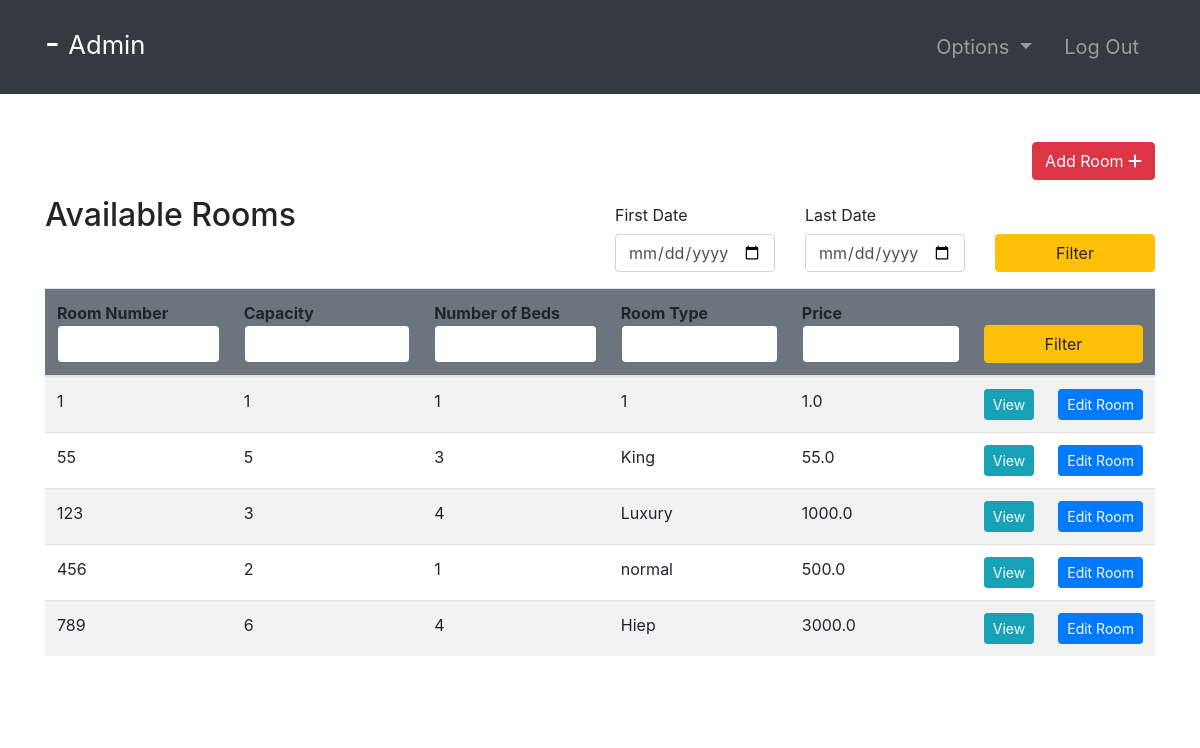
The app's page /rooms/ (signed in) with its own data.
### room/models.py (models this page shows, shortened)
class Room(models.Model):
    ROOM_TYPES = (
        ('King', 'King'),
        ('Luxury', 'Luxury'),
        ('Normal', 'Normal'),
        ('Economic', 'Economic'),
    )
    number = models.IntegerField(primary_key=True)
    capacity = models.SmallIntegerField()
    numberOfBeds = models.SmallIntegerField()
    roomType = models.CharField(max_length=20, choices=ROOM_TYPES)
    price = models.FloatField()
    statusStartDate = models.DateField(null=True)
    statusEndDate = models.DateField(null=True)

### room/views.py (the view, shortened to what this page needs)
# urls.py: path('rooms/', rooms, name="rooms"),
@ login_required(login_url='login')
def rooms(request):
    role = str(request.user.groups.all()[0])
    path = role + "/"
    rooms = Room.objects.all()
    firstDayStr = None
    lastDateStr = None
    def chech_availability(fd, ed):
        availableRooms = []
        for room in rooms:
            availList = []
            bookingList = Booking.objects.filter(roomNumber=room)
            if room.statusStartDate == None:
                for booking in bookingList:
                    if booking.startDate > ed.date() or booking.endDate < fd.date():
                        availList.append(True)
                    else:
                        availList.append(False)
                if all(availList):
                    availableRooms.append(room)
            else:
                if room.statusStartDate > ed.date() or room.statusEndDate < fd.date():
                    for booking in bookingList:
                        if booking.startDate > ed.date() or booking.endDate < fd.date():
                            availList.append(True)
                        else:
                            availList.append(False)
                        if all(availList):
                            availableRooms.append(room)
        return availableRooms
    context = {
        "role": role,
        'rooms': rooms,
        'fd': firstDayStr,
        'ld': lastDateStr
    }
    return render(request, path + "rooms.html", context)

### Templates/admin/rooms.html
{% extends '../index.html' %}
{% block context %}
{% include '../common_pages/rooms.html' %}
{% endblock %}

### Templates/incs/nav.html (shortened to what this page needs)
<nav class="navbar navbar-dark bg-dark navbar-expand-lg py-3 " role="navigation">
    <div class="container">
        <a href="" class="navbar-brand">
            <h2 class="text-capitalize">
                {{ request.user.first_name }} {{ request.user.last_name }} -
                <small>
                    {{ role }}
                </small>
            </h2>
        </a>
        <div class="collapse navbar-collapse" id="navbarTags">
            <ul class="navbar-nav ml-auto">
                {% if role != 'guest' %}
                <li class="nav-item dropdown p-2">
                    <a class="nav-link dropdown-toggle" href="#" id="navbarDropdown" role="button"
                        data-toggle="dropdown" aria-haspopup="true" aria-expanded="false">
                        Options
                    </a>
                </li>
                {% endif %}
                <li class="nav-item p-2 ">
                    <a href="{% url 'logout' %}" class="nav-link">Log Out</a>
                </li>
            </ul>
        </div>
    </div>
</nav>

### Templates/common_pages/rooms.html (shortened to what this page needs)
<div class="container py-5 clearfix">
    <div class="clearfix">
        {% if role == "manager" or role == "admin" %}
        <a href="{% url 'add-room' %}" class="btn btn-danger rounded float-right">Add Room <i
                class="fas fa-plus"></i></a>
        {% endif %}
    </div>
    <div class="table-header row mt-3 clearfix">
        <div class="col-sm-12 col-md-12 col-lg-6 mb-4">
            <h2>Available Rooms</h2>
        </div>
        <div class="col-sm-12 col-md-12 col-lg-6">
            <form action="" method="POST">
                <div class="row">
                    <div class="form-group col-4">
                        <label for="example-date-input" class="col-form-label">First Date</label>
                        <div class="">
                            <input class="form-control" type="date" name="fd" value="{{fd}}" id="example-date-input">
                        </div>
                    </div>
                    <div class="form-group col-4">
                        <label for="example-date-input" class="col-form-label">Last Date</label>
                        <div class="">
                            <input class="form-control" type="date" name="ld" value="{{ld}}" id="example-date-input">
                        </div>
                    </div>
                    <div class="col-4" style="margin-top:38px;">
                        <button type="submit" name="dateFilter" class="btn btn-warning w-100">Filter</button>
                    </div>
                </div>
            </form>
        </div>
    </div>
    <table class="table table-hover table-striped">
        <thead class="bg-secondary rounded">
            <tr>
                <form action="" method="POST">
                    <th>Room Number<input type="number" name="number" value="{{number}}"
                            class="form-control border border-secondary"></th>
                    <th>Capacity<input type="number" name="capacity" value="{{capacity}}"
                            class="form-control border border-secondary"></th>
                    <th>Number of Beds<input type="number" name="nob" value="{{nob}}"
                            class="form-control border border-secondary"></th>
                    <th>Room Type<input type="text" name="type" value="{{type}}"
                            class="form-control border border-secondary"></th>
                    <th>Price <input type="number" step="0.01" name="price" value="{{price}}"
                            class="form-control border border-secondary"></th>
                    <th colspan="2"><button type="submit" name="filter" class="btn btn-warning w-100">Filter</button>
                    </th>
                </form>
            </tr>
        </thead>
        <tbody>
            {% for room in rooms %}
            <tr>
                <td>{{ room.number }}</td>
                <td>{{ room.capacity }}</td>
                <td>{{ room.numberOfBeds }}</td>
                <td>{{ room.roomType }}</td>
                <td>{{ room.price }}</td>
                {% if role != "guest" %}
                <td> <a href="{% url 'room-profile' room.number %}" class="btn btn-info btn-sm w-100">View</a>
                </td>
                {% if role == 'manager' or role == 'admin' %}<td> <a href="{% url 'room-edit' room.number %}"
                        class="btn btn-sm btn-primary w-100">Edit&nbsp;Room</a></td> {% endif %}
                {% endif %}
            </tr>
            {% endfor %}
        </tbody>
    </table>
</div>

### static/css/main.css (style rules this page uses)
* { margin: 0; padding: 0; -webkit-font-smoothing: antialiased; }
.clearfix { overflow: auto; }
body { position: relative; }
nav .nav-item { font-size: 20px; }

### records on screen
Room: number "1", capacity "1", numberOfBeds "1", roomType "1", price "1.0"
Room: number "55", capacity "5", numberOfBeds "3", roomType "King", price "55.0"
Room: number "123", capacity "3", numberOfBeds "4", roomType "Luxury", price "1000.0"
Room: number "456", capacity "2", numberOfBeds "1", roomType "normal", price "500.0"
Room: number "789", capacity "6", numberOfBeds "4", roomType "Hiep", price "3000.0"

### other values on screen
{{ role }} "Admin"
